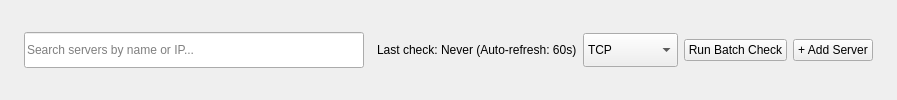
        <widget class="QFrame" name="topHeaderFrame">

         <property name="minimumSize"><size><width>0</width><height>64</height></size></property>

         <layout class="QHBoxLayout" name="topHeaderLayout">

          <property name="leftMargin"><number>24</number></property>

          <property name="rightMargin"><number>24</number></property>



          <item><widget class="QLineEdit" name="txtGlobalSearch"><property name="minimumSize"><size><width>340</width><height>36</height></size></property><property name="placeholderText"><string>Search servers by name or IP...</string></property></widget></item>

          <item><spacer name="spHeaderMiddle"><property name="orientation"><enum>Qt::Horizontal</enum></property></spacer></item>

          <item><widget class="QLabel" name="lblLastCheckedHeader"><property name="text"><string>Last check: Never (Auto-refresh: 60s)</string></property></widget></item>



          <item>

           <widget class="QComboBox" name="cmbHeaderCheckType">

            <property name="minimumSize"><size><width>95</width><height>34</height></size></property>

            <item><property name="text"><string>TCP</string></property></item>

            <item><property name="text"><string>PING</string></property></item>

            <item><property name="text"><string>SELECTED</string></property></item>

           </widget>

          </item>



          <item><widget class="QPushButton" name="btnCheckNow"><property name="text"><string>Run Batch Check</string></property></widget></item>

          <item><widget class="QPushButton" name="btnAddDevice"><property name="text"><string>+ Add Server</string></property></widget></item>

         </layout>

        </widget>
